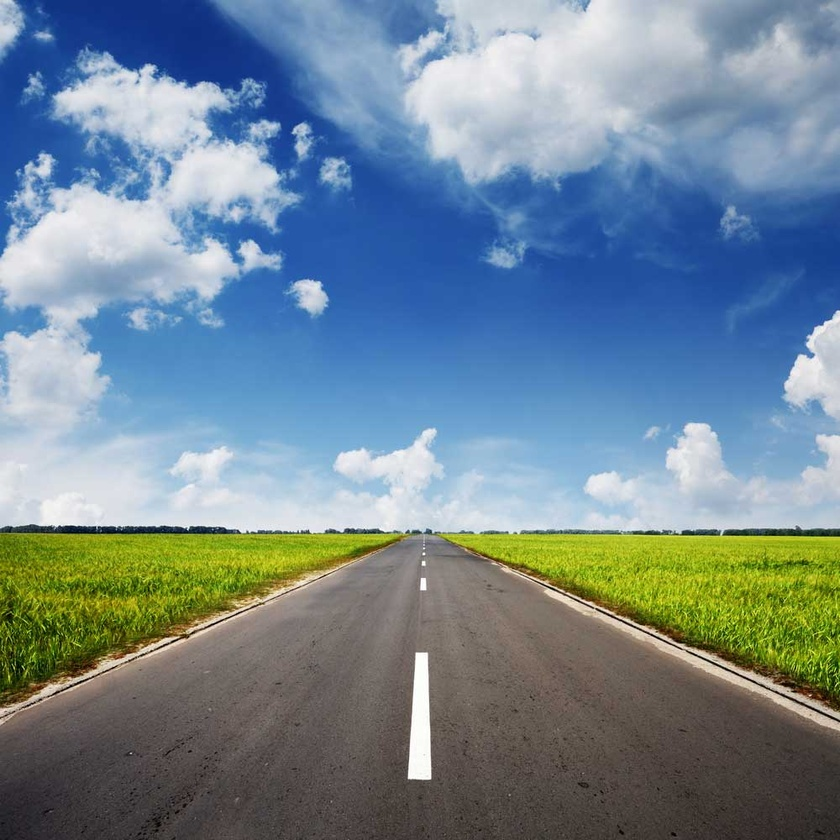
#> input picture HW1 Sobel/road.jpg, 840 x 840 px, shrunk from 1000 x 1000 before the run, found by its file name
$ python test.py
#> lines starting #> are read from the running program, lines starting #| are printed output that depends on the picture; after the words box and inside, x2 and y2 are one past the last pixel; in counts of white or black regions, pixels touching at a corner belong together
import numpy as np
import cv2 as cv

img = cv.imread('C:/Users/iris2/Desktop/embbeded/road.jpg')
#> img is the input picture: shape (840, 840, 3); mean B, G, R 146.8, 134.2, 114
img2 = cv.imread("C:/Users/iris2/Desktop/embbeded/line.png")
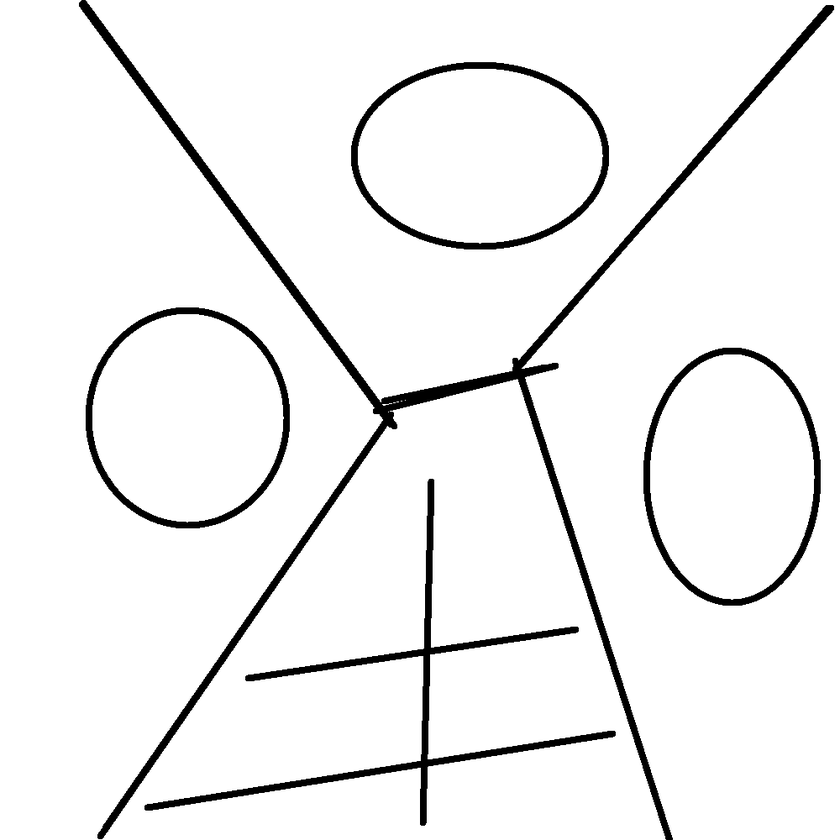
#> input picture line.png, 840 x 840 px, shrunk from 1000 x 1000 before the run, found by its file name
#> img2 is the input picture: shape (840, 840, 3); min 0, max 255, mean 241.1

gray = cv.cvtColor(img, cv.COLOR_BGR2GRAY)
gray2 = cv.cvtColor(img2, cv.COLOR_BGR2GRAY)

ret, thresh = cv.threshold(gray, 0, 255, cv.THRESH_BINARY_INV+cv.THRESH_OTSU)
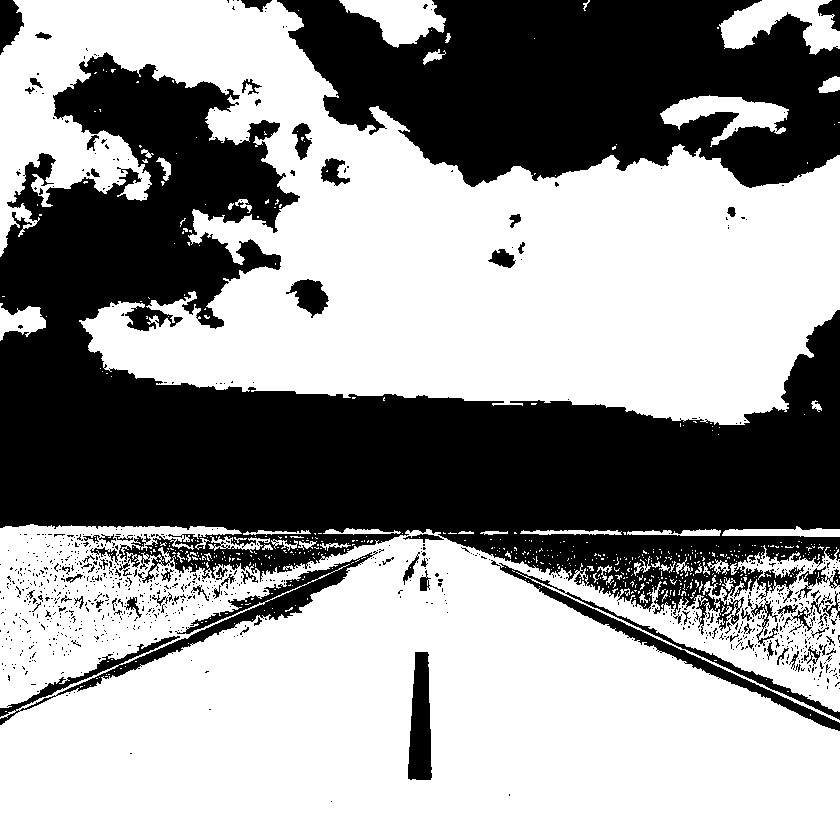
#> thresh: shape (840, 840); 59.6% white; 973 black regions (895 under 20 px), largest, box (x1, y1, x2, y2) and area: (0, 52, 840, 635) 186668, (277, 0, 840, 188) 74427, (0, 551, 378, 725) 5865
#> ret = 138
_, thresh2 = cv.threshold(gray2, 0, 255, cv.THRESH_BINARY_INV+cv.THRESH_OTSU)
#> thresh2: shape (840, 840); 5.5% white; 5 white regions, box (x1, y1, x2, y2) and area: (79, 0, 834, 840) 17415, (144, 479, 616, 826) 7682, (351, 62, 609, 249) 4621, (643, 348, 821, 606) 4537, (86, 307, 290, 528) 4345
# cv.imshow("t2", thresh2)

# 噪聲去除
kernel = np.ones((3, 3), np.uint8)
opening = cv.morphologyEx(thresh, cv.MORPH_OPEN, kernel, iterations=2)
#> opening: shape (840, 840); 56.3% white; 162 black regions (136 under 20 px), largest, box (x1, y1, x2, y2) and area: (0, 52, 840, 731) 225517, (277, 0, 840, 188) 75080, (408, 652, 432, 780) 2371

# 確定背景區域
sure_bg = cv.dilate(opening, kernel, iterations=3)
#> sure_bg: shape (840, 840); 62.4% white; 39 black regions (19 under 20 px), largest, box (x1, y1, x2, y2) and area: (0, 58, 840, 649) 185591, (285, 0, 840, 184) 68412, (30, 566, 347, 704) 4135

# 尋找前景區域
# dist_transform = cv.distanceTransform(opening, cv.DIST_L2, 5)
# _, sure_fg = cv.threshold(dist_transform, 0.5*dist_transform.max(), 255, 0)

# 找到未知區域
sure_fg = np.uint8(gray2)
unknown = cv.subtract(sure_bg, sure_fg)
cv.imshow("bg", sure_bg)
cv.imshow("fg", sure_fg)
cv.imshow("un", unknown)

# 類別標記
_, markers = cv.connectedComponents(sure_fg)
#> markers: shape (840, 840) int32; 33 distinct labels, from 0 to 32
print(markers.shape)
#| (840, 840)

# 為所有的標記加1，保證背景是0而不是1
markers = markers + 1
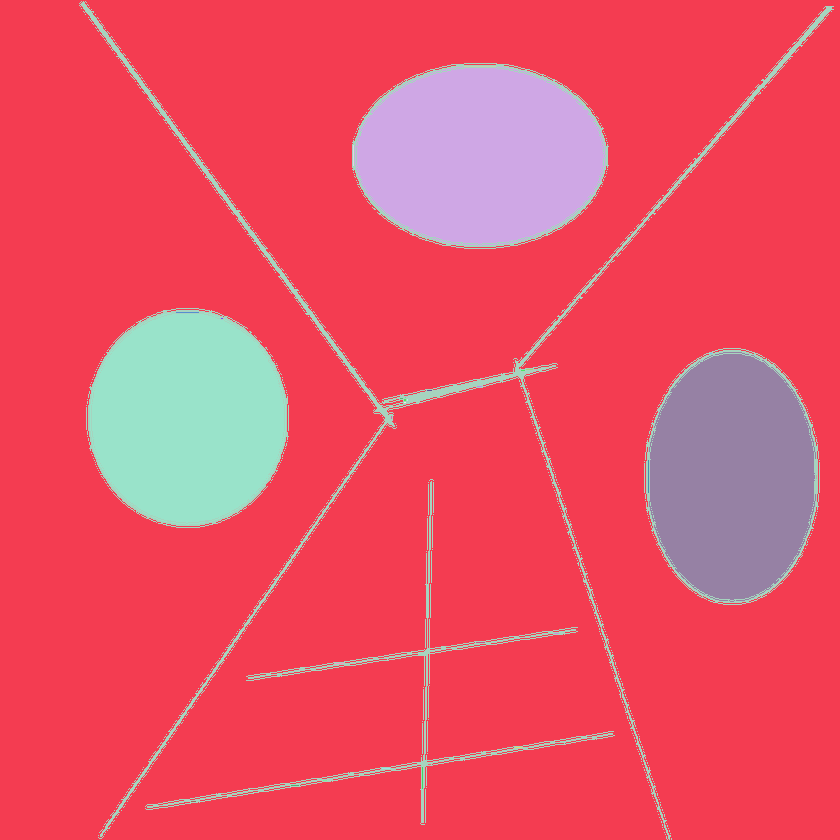
#> markers: shape (840, 840) int32; 33 distinct labels, from 1 to 33; one colour per label, 0 black

# 現在讓所有的未知區域為0
markers[unknown == 255] = 0
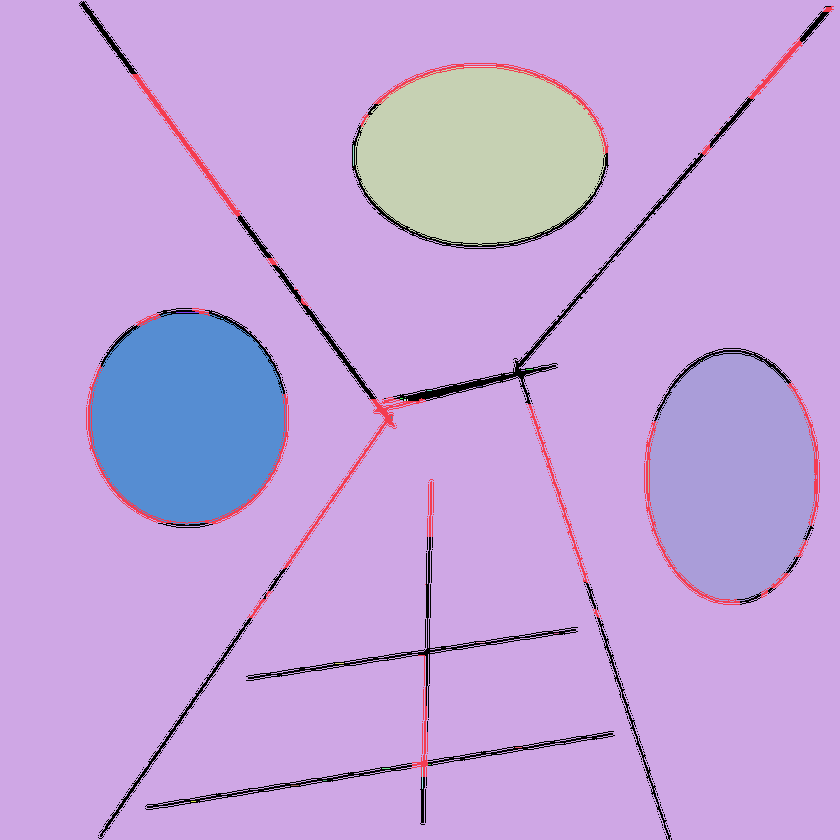
#> markers: shape (840, 840) int32; 34 distinct labels, from 0 to 33; one colour per label, 0 black

markers = cv.watershed(img, markers)
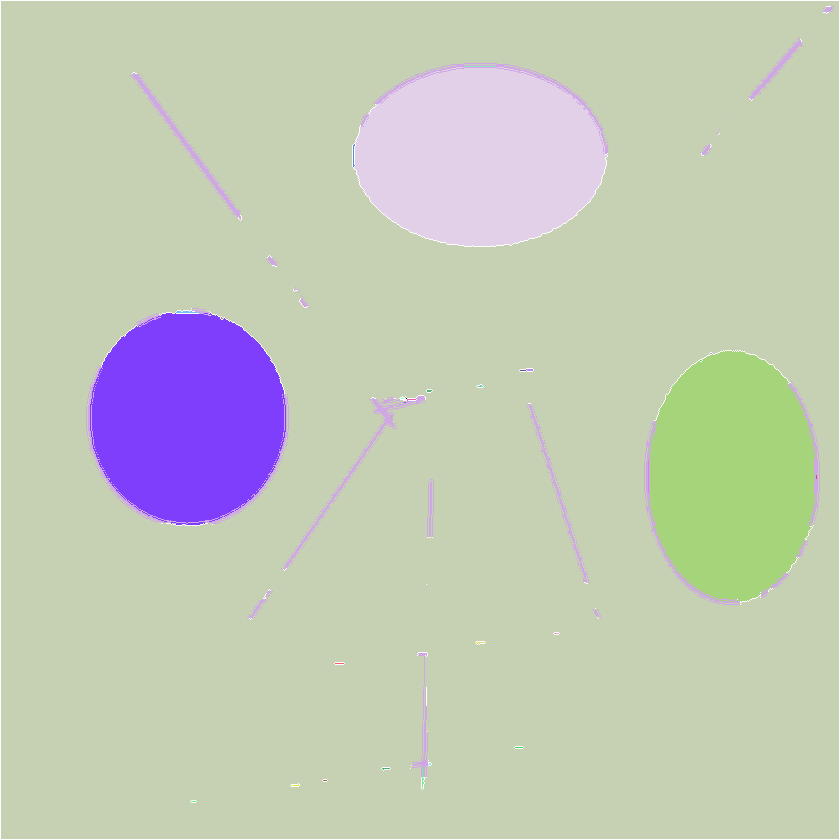
#> markers: shape (840, 840) int32; 35 distinct labels, from -1 to 33; one colour per label, 0 black, -1 white
img[markers == -1] = [0, 255, 255]
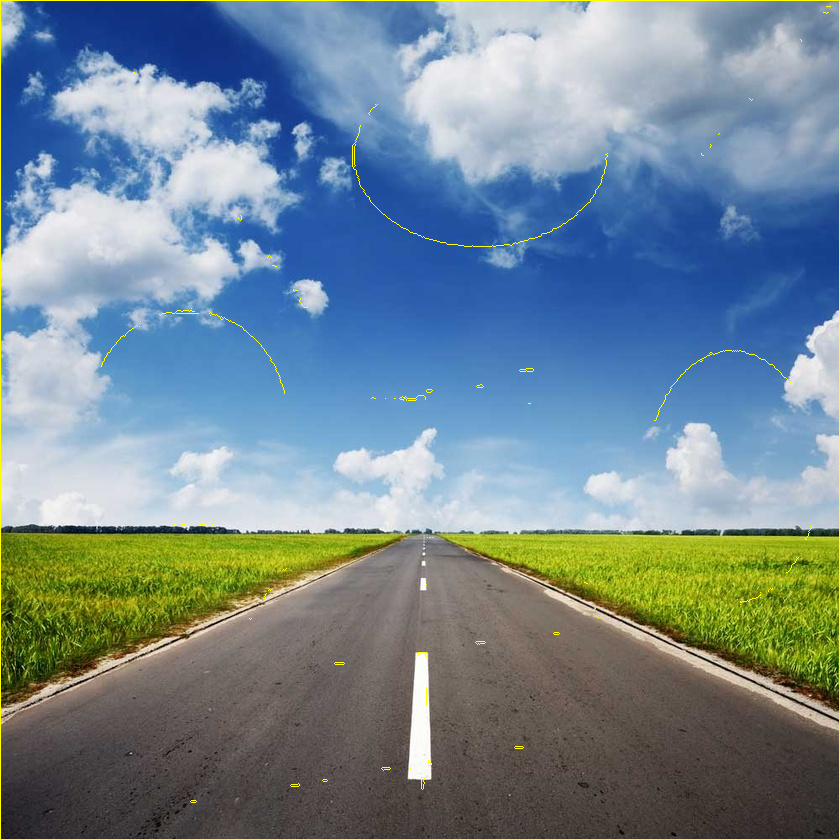
#> img: shape (840, 840, 3); 0.66% of pixels changed, all inside (x1, y1, x2, y2) = (0, 0, 840, 840)

cv.namedWindow("Result", cv.WINDOW_NORMAL)
cv.imshow("Result", img)
cv.waitKey(0)
cv.destroyAllWindows()
